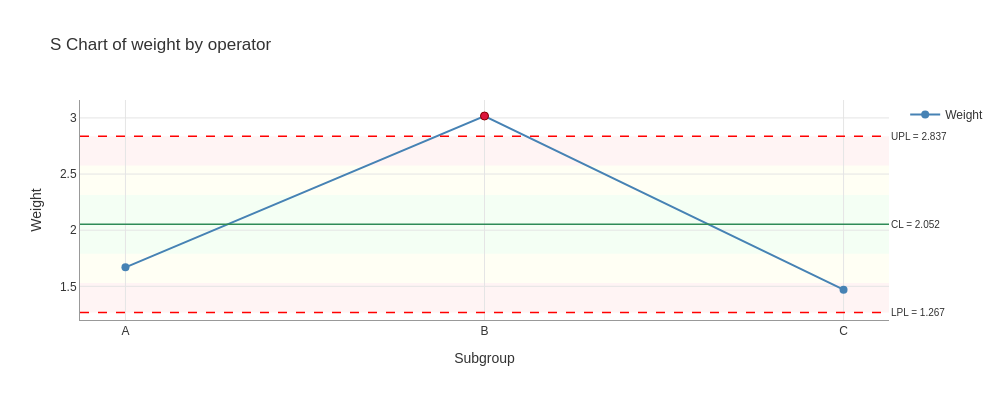

The notebook cell saved with this chart:
### Markdown cell above
## Visualize S Chart

### Code cell
fig = result.plot(
    chart='S',
    show_zones=True,
    highlight_signals=True
)
fig.show()

### Figure 1 — Plotly figure (JSON) as saved in the notebook; plotly's stock layout.template omitted (floating-point values rounded to 4 significant figures)
{"data": [{"hovertemplate": "%{x}<br>%{y:.3f}<extra></extra>", "line": {"color": "steelblue", "width": 2}, "marker": {"color": "steelblue", "size": 8}, "mode": "lines+markers", "name": "Weight", "type": "scatter", "x": ["A", "B", "C"], "y": [1.669, 3.017, 1.47]}, {"hovertemplate": "Out of Control<br>%{x}<br>%{y:.3f}<extra></extra>", "marker": {"color": "#DC143C", "line": {"color": "#8B0000", "width": 1}, "size": 8, "symbol": "circle"}, "mode": "markers", "name": "Out of Control", "showlegend": false, "type": "scatter", "x": ["B"], "y": [3.017]}], "layout": {"annotations": [{"font": {"size": 10}, "showarrow": false, "text": "UPL = 2.837", "x": 1, "xanchor": "left", "xref": "x domain", "y": 2.837, "yanchor": "middle", "yref": "y"}, {"font": {"size": 10}, "showarrow": false, "text": "LPL = 1.267", "x": 1, "xanchor": "left", "xref": "x domain", "y": 1.267, "yanchor": "middle", "yref": "y"}, {"font": {"size": 10}, "showarrow": false, "text": "CL = 2.052", "x": 1, "xanchor": "left", "xref": "x domain", "y": 2.052, "yanchor": "middle", "yref": "y"}], "font": {"color": "#333333", "family": "Arial, sans-serif", "size": 12}, "height": 400, "hovermode": "x unified", "paper_bgcolor": "white", "plot_bgcolor": "white", "shapes": [{"fillcolor": "#B3FFB3", "layer": "below", "line": {"width": 0}, "opacity": 0.15, "type": "rect", "x0": 0, "x1": 1, "xref": "x domain", "y0": 1.79, "y1": 2.314, "yref": "y"}, {"fillcolor": "#FFFFB3", "layer": "below", "line": {"width": 0}, "opacity": 0.15, "type": "rect", "x0": 0, "x1": 1, "xref": "x domain", "y0": 2.314, "y1": 2.575, "yref": "y"}, {"fillcolor": "#FFFFB3", "layer": "below", "line": {"width": 0}, "opacity": 0.15, "type": "rect", "x0": 0, "x1": 1, "xref": "x domain", "y0": 1.529, "y1": 1.79, "yref": "y"}, {"fillcolor": "#FFB3B3", "layer": "below", "line": {"width": 0}, "opacity": 0.15, "type": "rect", "x0": 0, "x1": 1, "xref": "x domain", "y0": 2.575, "y1": 2.837, "yref": "y"}, {"fillcolor": "#FFB3B3", "layer": "below", "line": {"width": 0}, "opacity": 0.15, "type": "rect", "x0": 0, "x1": 1, "xref": "x domain", "y0": 1.267, "y1": 1.529, "yref": "y"}, {"line": {"color": "red", "dash": "dash", "width": 1.5}, "type": "line", "x0": 0, "x1": 1, "xref": "x domain", "y0": 2.837, "y1": 2.837, "yref": "y"}, {"line": {"color": "red", "dash": "dash", "width": 1.5}, "type": "line", "x0": 0, "x1": 1, "xref": "x domain", "y0": 1.267, "y1": 1.267, "yref": "y"}, {"line": {"color": "#2E8B57", "width": 1.5}, "type": "line", "x0": 0, "x1": 1, "xref": "x domain", "y0": 2.052, "y1": 2.052, "yref": "y"}], "showlegend": true, "title": {"text": "S Chart of weight by operator"}, "width": 1000, "xaxis": {"gridcolor": "#E5E5E5", "gridwidth": 1, "linecolor": "#999999", "linewidth": 1, "showgrid": true, "showline": true, "title": {"text": "Subgroup"}}, "yaxis": {"gridcolor": "#E5E5E5", "gridwidth": 1, "linecolor": "#999999", "linewidth": 1, "showgrid": true, "showline": true, "title": {"text": "Weight"}}}}
